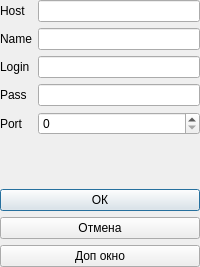
<?xml version="1.0" encoding="UTF-8"?>
<ui version="4.0">
 <class>Dialog</class>
 <widget class="QDialog" name="Dialog">
  <property name="windowModality">
   <enum>Qt::NonModal</enum>
  </property>
  <property name="sizePolicy">
   <sizepolicy hsizetype="Fixed" vsizetype="Fixed">
    <horstretch>0</horstretch>
    <verstretch>0</verstretch>
   </sizepolicy>
  </property>
  <property name="windowTitle">
   <string>Диалоговое окно</string>
  </property>
  <property name="layoutDirection">
   <enum>Qt::LeftToRight</enum>
  </property>
  <property name="autoFillBackground">
   <bool>true</bool>
  </property>
  <property name="sizeGripEnabled">
   <bool>false</bool>
  </property>
  <property name="modal">
   <bool>false</bool>
  </property>
  <widget class="QWidget" name="layoutWidget">
   <property name="geometry">
    <rect>
     <x>0</x>
     <y>0</y>
     <width>200</width>
     <height>267</height>
    </rect>
   </property>
   <layout class="QVBoxLayout" name="verticalLayout_2">
    <property name="sizeConstraint">
     <enum>QLayout::SetMinAndMaxSize</enum>
    </property>
    <item>
     <layout class="QFormLayout" name="formLayout">
      <item row="0" column="0">
       <widget class="QLabel" name="lb_host">
        <property name="text">
         <string>Host</string>
        </property>
       </widget>
      </item>
      <item row="2" column="0">
       <widget class="QLabel" name="lb_log">
        <property name="text">
         <string>Login</string>
        </property>
       </widget>
      </item>
      <item row="3" column="0">
       <widget class="QLabel" name="lb_pass">
        <property name="text">
         <string>Pass</string>
        </property>
       </widget>
      </item>
      <item row="1" column="0">
       <widget class="QLabel" name="lb_name">
        <property name="text">
         <string>Name</string>
        </property>
       </widget>
      </item>
      <item row="4" column="1">
       <widget class="QSpinBox" name="sb_port"/>
      </item>
      <item row="3" column="1">
       <widget class="QLineEdit" name="le_pass"/>
      </item>
      <item row="2" column="1">
       <widget class="QLineEdit" name="le_log"/>
      </item>
      <item row="1" column="1">
       <widget class="QLineEdit" name="le_name"/>
      </item>
      <item row="0" column="1">
       <widget class="QLineEdit" name="le_host"/>
      </item>
      <item row="4" column="0">
       <widget class="QLabel" name="lb_poirt">
        <property name="text">
         <string>Port</string>
        </property>
       </widget>
      </item>
     </layout>
    </item>
    <item>
     <layout class="QVBoxLayout" name="verticalLayout">
      <property name="sizeConstraint">
       <enum>QLayout::SetFixedSize</enum>
      </property>
      <item>
       <widget class="QPushButton" name="pb_ok">
        <property name="text">
         <string>ОК</string>
        </property>
       </widget>
      </item>
      <item>
       <widget class="QPushButton" name="pb_cansel">
        <property name="text">
         <string>Отмена</string>
        </property>
       </widget>
      </item>
      <item>
       <widget class="QPushButton" name="pb_addwindow">
        <property name="text">
         <string>Доп окно</string>
        </property>
       </widget>
      </item>
     </layout>
    </item>
   </layout>
  </widget>
 </widget>
 <resources/>
 <connections/>
</ui>
